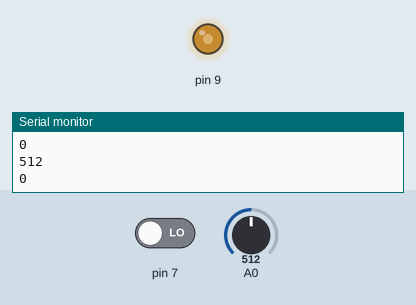
Simulated run of this sketch. Board: Arduino Uno, built with avr-gcc and run on an emulated ATmega328P. On the bench: output pins drawn as LEDs (lit = HIGH), the last lines printed to the serial monitor. Inputs (shaded band) come from the test bench; at power-on: A0 = 512, pin 7 LOW.

Above: at 1.2 s.
1.3 s: A0 set to 716
At 2.0 s:
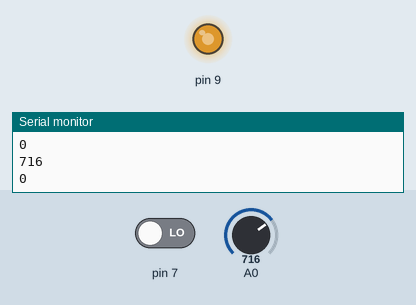
2.8 s: A0 set to 900
At 3.3 s:
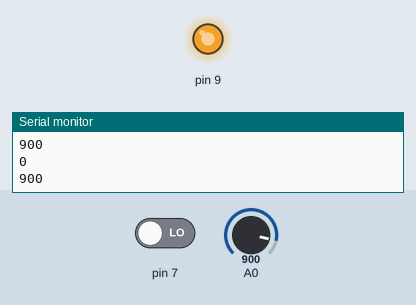
4.3 s: A0 set to 122
At 5.5 s:
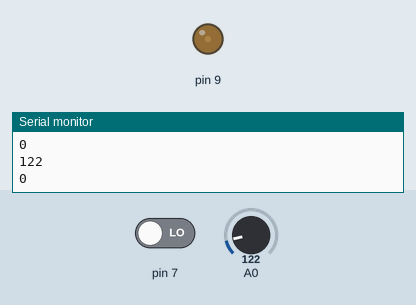
5.8 s: A0 set to 0
At 6.5 s:
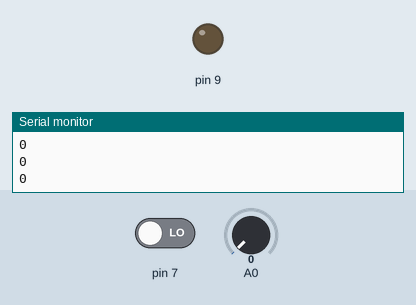
Timing chart, 0 to 8.3 s (numbered marks = the images above; inputs shaded):
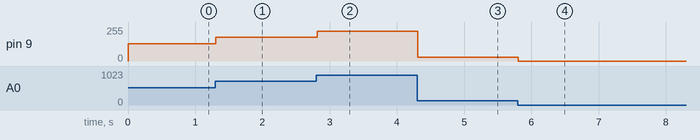

Measured:
- after the input at 1.3 s, pin 9: 128/255 → 179/255 at once
- after the input at 2.8 s, pin 9: 179/255 → 225/255 at once
- after the input at 4.3 s, pin 9: 225/255 → 30/255 at once
- after the input at 5.8 s, pin 9: 30/255 → 0/255 at once

The sketch:

claseHoy.ino
```cpp
int estadoPulsador;
int estadoPerilla;
int luz;

void setup() {
  // put your setup code here, to run once:
  pinMode(7, INPUT);
  Serial.begin(9600);
  pinMode (9, OUTPUT);
}

void loop() {
  // put your main code here, to run repeatedly:
estadoPulsador = digitalRead(7);
Serial.println(estadoPulsador);

// digital read viene acompañado de numero (1 al 13)
//analog read viene acompañado de A + 1 al 5
//estadoPerilla = 1023 - analogRead(A0); para dar vuelta sentido de la perilla

estadoPerilla = analogRead(A0);
Serial.println(estadoPerilla);

luz = estadoPerilla / 4;
// el dividido en 4 es para bajar la resolución a un cuarto, ya no habría 1023 valores, sino que menos. Para que sean leíbles por el LED.

analogWrite (9, luz);

}
```
